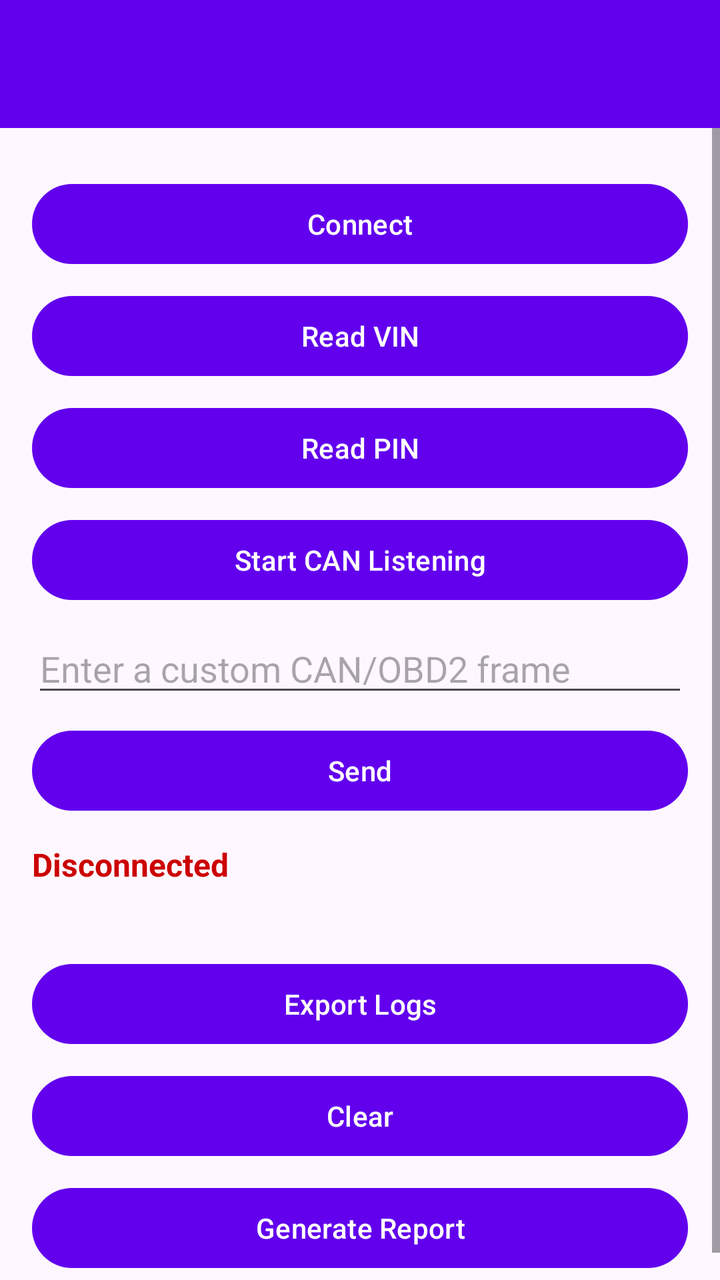
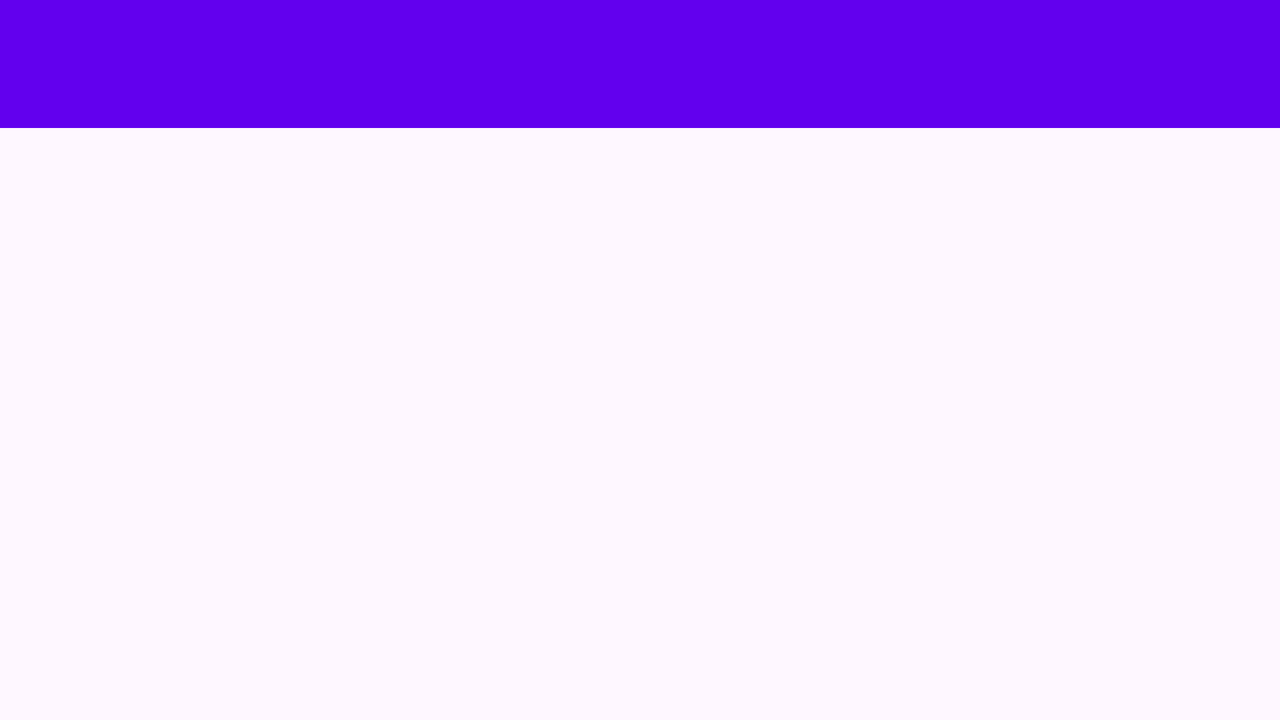

The same Android screen from two of the app's own layout files: first res/layout/ as a phone draws it, then the repository's variant for another configuration, drawn on a device whose configuration selects that folder. Both files follow.
<!-- AndroidManifest.xml: application theme Theme.PsaImmoTool -->
<!-- res/layout/activity_main.xml -->
<?xml version="1.0" encoding="utf-8"?>
<LinearLayout xmlns:android="http://schemas.android.com/apk/res/android"
    android:id="@+id/rootContainer"
    android:orientation="vertical"
    android:layout_width="match_parent"
    android:layout_height="match_parent"
    android:fitsSystemWindows="true">

    
    <androidx.appcompat.widget.Toolbar
        android:id="@+id/mainToolbar"
        android:layout_width="match_parent"
        android:layout_height="?attr/actionBarSize"
        android:background="?attr/colorPrimary"
        android:theme="?attr/actionBarTheme"
        android:elevation="4dp"
        android:title="@string/app_name" />

    
    <androidx.core.widget.NestedScrollView
        android:id="@+id/mainScroll"
        android:layout_width="match_parent"
        android:layout_height="0dp"
        android:layout_weight="1"
        android:fillViewport="true"
        android:scrollbars="vertical">

        <LinearLayout
            android:orientation="vertical"
            android:padding="16dp"
            android:layout_width="match_parent"
            android:layout_height="wrap_content">


            
            <Spinner
                android:id="@+id/bluetoothDeviceSpinner"
                android:layout_width="match_parent"
                android:layout_height="wrap_content"
                android:layout_marginBottom="8dp"
                android:visibility="gone" />

            
            <Button
                android:id="@+id/connectButton"
                android:layout_width="match_parent"
                android:layout_height="wrap_content"
                android:text="@string/button_connect"
                android:layout_marginTop="8dp" />

            <Button
                android:id="@+id/requestVinButton"
                android:layout_width="match_parent"
                android:layout_height="wrap_content"
                android:text="@string/button_request_vin"
                android:layout_marginTop="8dp" />

            <Button
                android:id="@+id/requestPinButton"
                android:layout_width="match_parent"
                android:layout_height="wrap_content"
                android:text="@string/button_request_pin"
                android:layout_marginTop="8dp" />

            <Button
                android:id="@+id/startCanListenButton"
                android:layout_width="match_parent"
                android:layout_height="wrap_content"
                android:text="@string/button_start_can_listen"
                android:layout_marginTop="8dp" />

            
            <EditText
                android:id="@+id/inputFrameText"
                android:layout_width="match_parent"
                android:layout_height="wrap_content"
                android:hint="@string/hint_input_frame"
                android:inputType="text"
                android:layout_marginTop="8dp" />

            <Button
                android:id="@+id/sendFrameButton"
                android:layout_width="match_parent"
                android:layout_height="wrap_content"
                android:text="@string/button_send_frame"
                android:layout_marginTop="8dp" />

            

            <TextView
                android:id="@+id/statusText"
                android:layout_width="match_parent"
                android:layout_height="wrap_content"
                android:paddingTop="12dp"
                android:text="@string/status_disconnected"
                android:textColor="@android:color/holo_red_dark"
                android:textSize="16sp"
                android:textStyle="bold" />

            <TextView
                android:id="@+id/outputText"
                android:layout_width="match_parent"
                android:layout_height="wrap_content"
                android:lineSpacingExtra="4dp"
                android:paddingTop="8dp"
                android:text=""
                android:textSize="14sp" />

            <Button
                android:id="@+id/exportLogsButton"
                android:layout_width="match_parent"
                android:layout_height="wrap_content"
                android:layout_marginTop="8dp"
                android:text="@string/button_export_logs" />

            <Button
                android:id="@+id/clearLogsButton"
                android:layout_width="match_parent"
                android:layout_height="wrap_content"
                android:layout_marginTop="8dp"
                android:text="@string/button_clear_logs" />

            <Button
                android:id="@+id/generateReportButton"
                android:layout_width="match_parent"
                android:layout_height="wrap_content"
                android:text="@string/button_generate_report"
                android:layout_marginTop="8dp" />

            

            

        </LinearLayout>
    </androidx.core.widget.NestedScrollView>

</LinearLayout>
<!-- resources referenced by this layout -->
<resources>
  <string name="app_name">PSA Immo Tool</string>
  <string name="button_clear_logs">Clear</string>
  <string name="button_connect">Connect</string>
  <string name="button_export_logs">Export Logs</string>
  <string name="button_generate_report">Generate Report</string>
  <string name="button_request_pin">Read PIN</string>
  <string name="button_request_vin">Read VIN</string>
  <string name="button_send_frame">Send</string>
  <string name="button_start_can_listen">Start CAN Listening</string>
  <string name="hint_input_frame">Enter a custom CAN/OBD2 frame</string>
  <string name="status_disconnected">Disconnected</string>
  <style name="Theme.PsaImmoTool" parent="Theme.Material3.DayNight.NoActionBar">
          
          <item name="colorPrimary">@color/purple_500</item>
          <item name="colorOnPrimary">@color/white</item>
          <item name="colorSecondary">@color/purple_200</item>
          <item name="colorSurface">@color/white</item>
          <item name="colorOnSurface">@color/black</item>
          <item name="android:statusBarColor">@color/purple_700</item>
          <item name="android:navigationBarColor">@color/purple_700</item>
          <item name="android:windowLightStatusBar">false</item>
      </style>
</resources>
<!-- res/layout-land/activity_main.xml (the repository's variant of the layout above) -->
<!-- drawn on the phone turned sideways -->
<?xml version="1.0" encoding="utf-8"?>
<LinearLayout xmlns:android="http://schemas.android.com/apk/res/android"
    android:id="@+id/rootContainer"
    android:orientation="vertical"
    android:layout_width="match_parent"
    android:layout_height="match_parent">

    <androidx.appcompat.widget.Toolbar
        android:id="@+id/mainToolbar"
        android:layout_width="match_parent"
        android:layout_height="?attr/actionBarSize"
        android:background="?attr/colorPrimary"
        android:title="@string/app_name" />

    <FrameLayout
        android:id="@+id/fragmentContainer"
        android:layout_width="match_parent"
        android:layout_height="match_parent" />

</LinearLayout>
<!-- resources referenced by the variant -->
<!-- as the phone turned sideways resolves them -->
<resources>
  <string name="app_name">PSA Immo Tool</string>
  <style name="Theme.PsaImmoTool" parent="Theme.Material3.DayNight.NoActionBar">
          
          <item name="colorPrimary">@color/purple_500</item>
          <item name="colorOnPrimary">@color/white</item>
          <item name="colorSecondary">@color/purple_200</item>
          <item name="colorSurface">@color/white</item>
          <item name="colorOnSurface">@color/black</item>
          <item name="android:statusBarColor">@color/purple_700</item>
          <item name="android:navigationBarColor">@color/purple_700</item>
          <item name="android:windowLightStatusBar">false</item>
      </style>
</resources>
